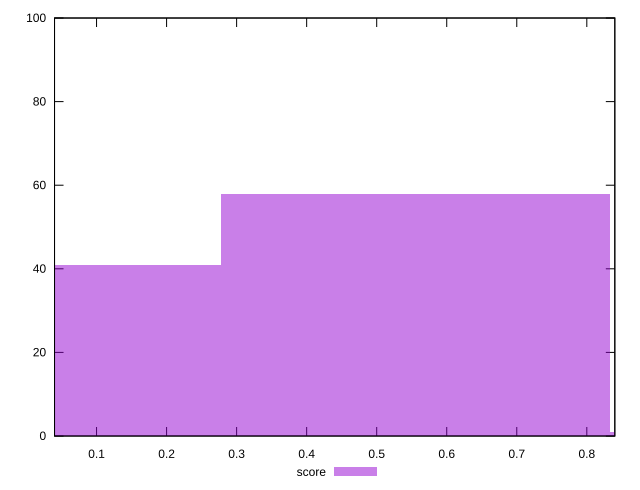

The script that saved this image:
reset

$score <<EOF
0.5552477209374532 58
0 41
1.1104954418749065 1
EOF

set key outside below
set boxwidth 0.5552477209374532
set xrange [0.04:0.84]
set yrange [0:100]
set trange [0:100]
set style fill transparent solid 0.5 noborder
set terminal svg size 640, 490 enhanced background rgb 'white'
set output "report_00021_2021-02-20T09:16:39.615Z/first-meaningful-paint/samples/pages/score/histogram.svg"

plot $score title "score" with boxes

reset
